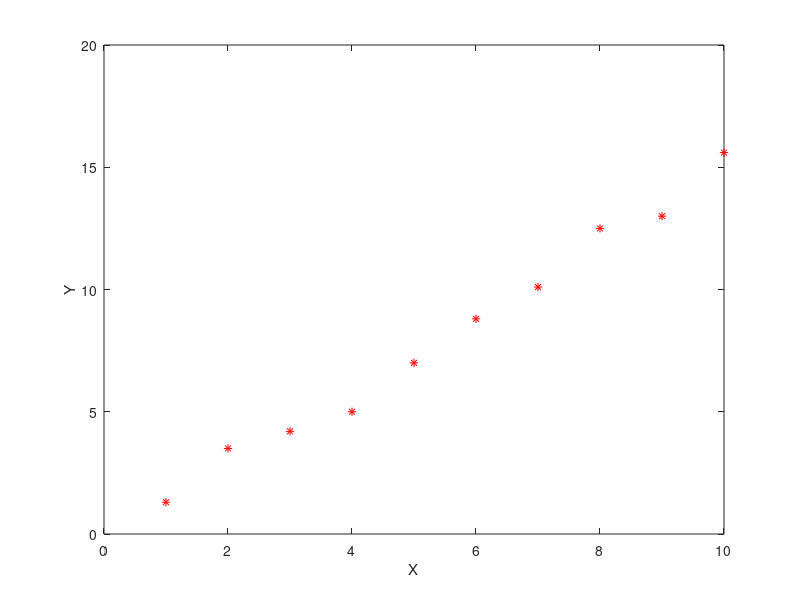
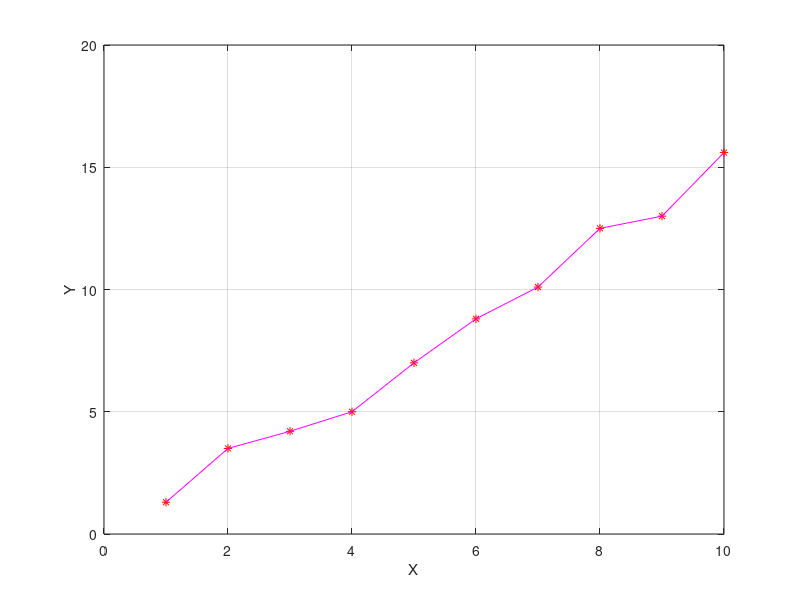

These charts were generated, in order, by the following MATLAB code: (Note: this script raises an error after producing the figures.)
# Aproximacion por minimos cuadrados.
# Ej01MC
clear all
clf
clc
%x = [1858 1877 1900 1920 1940 1960 1981 2008]';
%y = [137960 165466 213550 251258 450756 505066 751734 807200]'
 x = [1 2 3 4 5 6 7 8 9 10]'
 y = [1.3 3.5 4.2 5.0 7.0 8.8 10.1 12.5 13.0 15.6]'

figure(1)
plot(x,y,'r*');
xlabel ('X')
ylabel('Y')

format long
%y15 = interp1(x,y,3.5)

v=1:1:10;
%v=1858:1:2008;
%y2 = interp1(x,y, v);
%figure(2)
%plot(x,y,'r*', v, y2,'b')
%xlabel ('X')
%ylabel('Y')
%grid on

%[P, L] = Lagrange(x,y);
%[P, c, N] = PolIntNewton(x, y);
%p35 = polyval(P,3.5)

###############################
p = polyfit(x,y,length(x)-1);
y3 = polyval(p,v);

%y35 = polyval(p,3.5)

figure(3)
%plot(x,y,'r*', v, y2,'b', v, y3, 'm')
plot(x,y,'r*',  v, y3, 'm')
grid on
xlabel ('X')
ylabel('Y')

# Errores

Ea1 = abs(y15 - p35)
Ea2 = abs(y35 - p35)